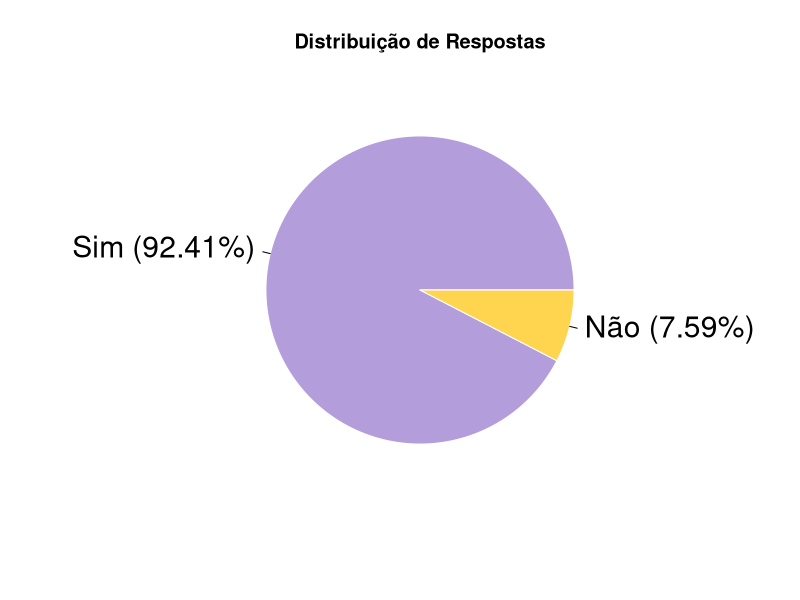

The R source for this figure:
percentagens <- c(92.41, 7.59)
labels <- c("Sim (92.41%)", "Não (7.59%)")
cores_respostas <- c("#B39DDB", "#FFD54F")

pie(percentagens, 
    labels = labels, 
    col = cores_respostas, 
    border = "white", 
    main = "Distribuição de Respostas", 
    cex = 1.8)
